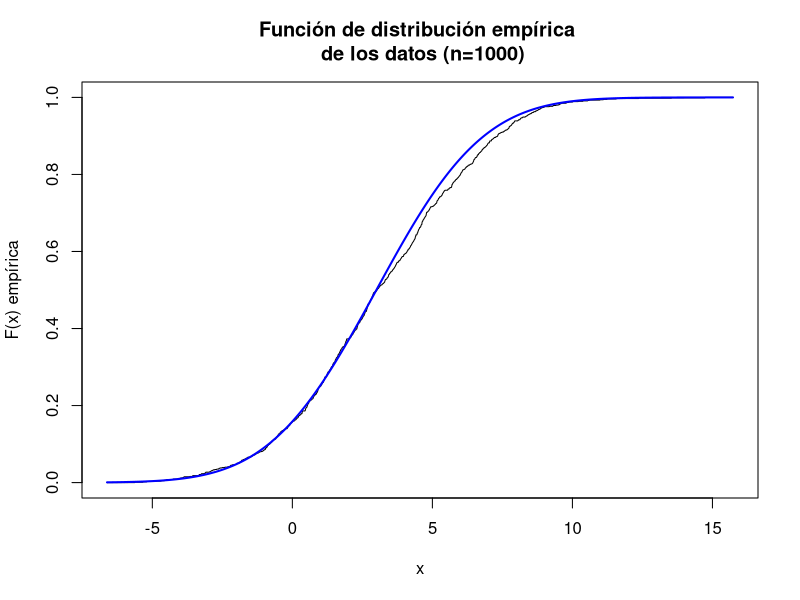
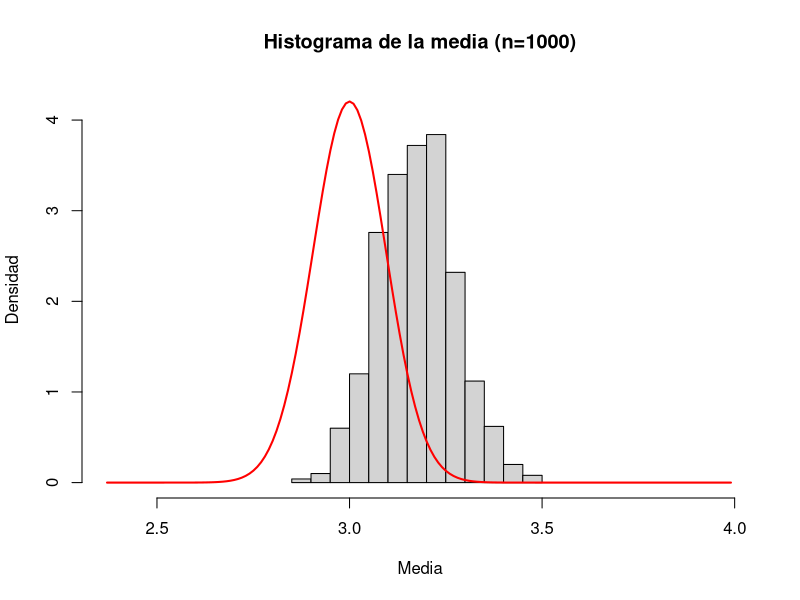
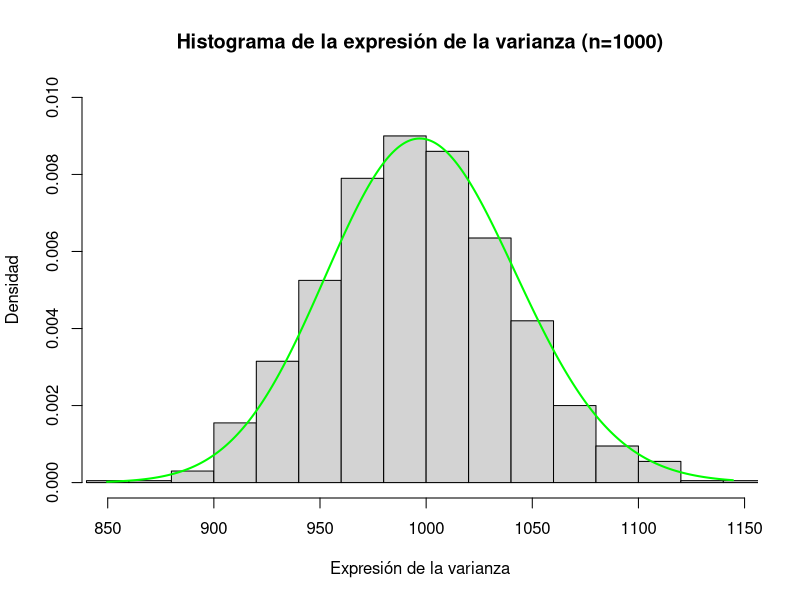
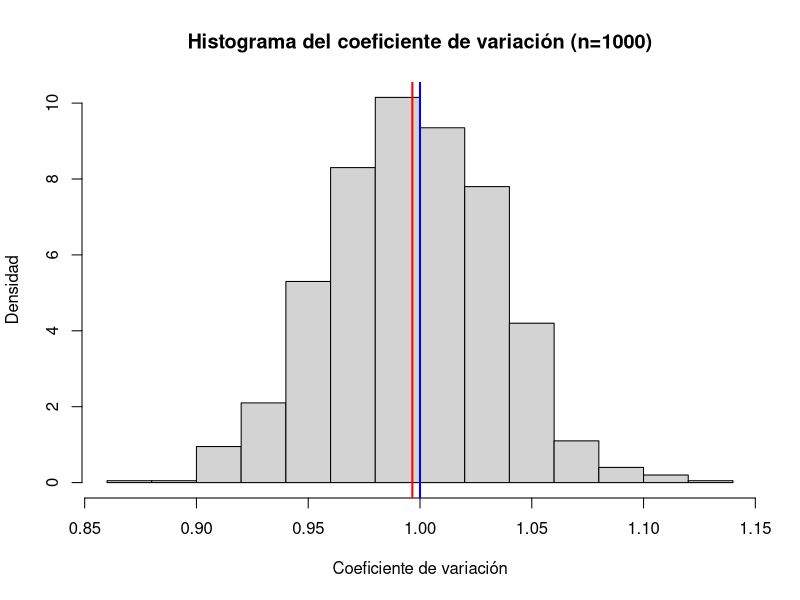

R code for these plots, in order: (Note: this script raises an error after producing the figures.)
# (a) Realizamos la muestra simulado de tamaño n=1000 de una distribución N(3,9)
x<-rnorm(n=1000, mean=3, sd=3)
#Calculamos la media y la varianza
meandata<-mean(x)
vardata<-var(x)

# (b) Calculamos y graficamos la función empírica de los datos:
emp<- ecdf(x)
xpts<- seq(min(x)-1, max(x)+1, by=0.01)
plot(xpts, emp(xpts), type="l", main= "Función de distribución empírica \n de los datos (n=1000)", xlab="x", ylab="F(x) empírica")
lines(xpts, pnorm(xpts, mean=3, sd=3), col="blue", lwd=2)

# (c) Olvidemos que conocemos la distribución real. Llamemos data a la muestra simulada
data<-x
#Realicemos muestras bootstrap, y guardémoslas como filas de una matriz:
mat<- matrix(nrow = 1000, ncol = 1000)
for(i in c(1:1000)){
  fila<- sample(data, 1000, replace=TRUE)
  mat[i,]=fila}
#Guardemos las estadísticas pedidas como componentes de vectores con tamaño n=1000:
media<- vector(length = 1000) #Media
expvar<- vector(length = 1000) #Expresión de la varianza {(n-1)s_i^2/var(data)}
cv<- vector(length = 1000) #Coeficiente de variación
for(i in c(1:1000)){
  media[i]<- mean(mat[i,])
  expvar[i]<- (1000-1)*var(mat[i,])/var(data)
  cv[i]<- sqrt(var(mat[i,]))/media[i] 
}
#Realicemos los histogramas correspondientes a cada estadística, y superpongamos su distribución teórica:
#Histograma de la media
pts<-seq(min(media)-0.5,max(media)+0.5, by=0.01)
hist(media, prob=TRUE, xlim=c(min(media)-0.5, max(media)+0.5), ylim=c(0,4.25), main="Histograma de la media (n=1000)", xlab="Media", ylab="Densidad")
lines(pts, dnorm(pts, mean=3, sd=sqrt(9/1000)), col="red", lwd=2)
#Histograma de la expresión de la varianza
pts<-seq(min(expvar)-0.5,max(expvar)+0.5, by=0.01)
hist(expvar, prob=TRUE, xlim=c(min(expvar)-0.5, max(expvar)+0.5), ylim=c(0,0.01),main="Histograma de la expresión de la varianza (n=1000)", xlab="Expresión de la varianza", ylab="Densidad") 
lines(pts, dchisq(pts, 1000-1), col="green", lwd=2)
#Histograma del coeficiente de variación:
hist(cv, prob=TRUE, main="Histograma del coeficiente de variación (n=1000)", xlab="Coeficiente de variación", ylab="Densidad")
#Añadimos ahora el promedio muestral, y el verdadero valor del parámetro:
abline(v=mean(cv), col="red", lwd=2)
abline(v=1, col="blue", lwd=2)
legend(locator(1), c("Media muestral", "Valor real del parámetro"), col=c("red", "blue"),lwd=c(2,2))